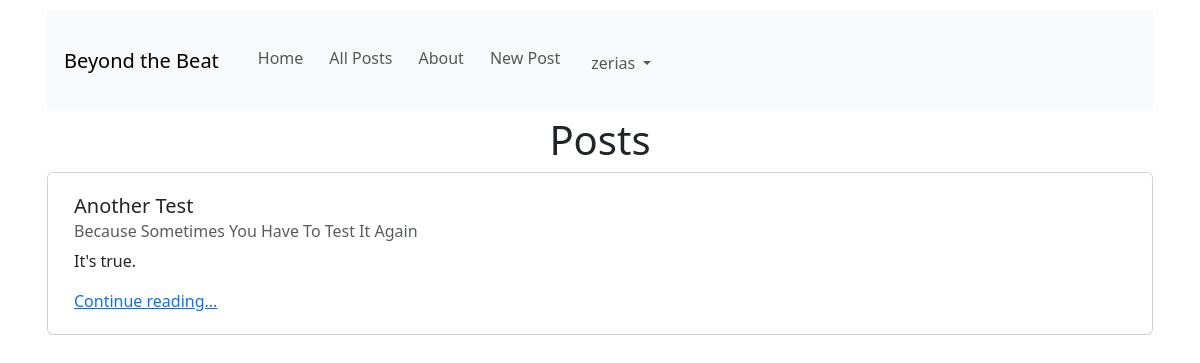
The app's page /posts/drafts/ (signed in) with its own data.
### posts/models.py (models this page shows, shortened)
class Post(models.Model):
    title = models.CharField(max_length=128)
    subtitle = models.CharField(max_length=256)
    body = models.TextField()
    author = models.ForeignKey(
        get_user_model(),
        on_delete=models.CASCADE
    )
    status = models.ForeignKey(
        Status,
        on_delete=models.CASCADE
    )
    created_on = models.DateTimeField(auto_now_add=True)

### posts/views.py (the view)
# urls.py: path("drafts/", views.DraftPostListView.as_view(), name="drafts"),
class DraftPostListView(LoginRequiredMixin, ListView):
    template_name = "posts/list.html"
    model = Post
    def get_context_data(self, **kwargs):
        context = super().get_context_data(**kwargs)
        draft_status = Status.objects.get(name="draft")
        context["post_list"] = (
            Post.objects
            .filter(status=draft_status)
            .filter(author=self.request.user)
            .order_by("-created_on").reverse()
        )
        return context

### templates/posts/list.html (shortened to what this page needs)
{% extends "base.html" %}
{% block content %}
<h1>Posts</h1>
{% for post in post_list %}
<div class="card">
  <div class="card-body">
    <h5 class="card-title">{{ post.title }}</h5>
    <h6 class="card-subtitle mb-2 text-body-secondary">{{ post.subtitle }}</h6>
    <p class="card-text">{{ post.body|truncatechars:128 }}</p>
    <a href="{% url "detail" post.id %}" class="card-link">Continue reading...</a>
  </div>
</div>
<br />
{% endfor %}
{% endblock content %}

### templates/base.html (shortened to what this page needs)
{% load static %}
<!doctype html>
<html lang="en">
<head>
    <link href="https://cdn.jsdelivr.net/npm/bootstrap@5.3.3/dist/css/bootstrap.min.css"
      rel="stylesheet"
>
    <link rel="stylesheet" href="{% static 'css/base.css' %}">
</head>
<body>
    <div class="container">
        <nav class="navbar navbar-expand-lg bg-body-tertiary">
          <div class="container-fluid">
            <a class="navbar-brand" href="{% url "home" %}">Beyond the Beat</a>
            <div class="collapse navbar-collapse" id="navbarNavAltMarkup">
              <div class="navbar-nav">
                <a class="nav-link" href="{% url "home" %}">Home</a>
                <a class="nav-link" href="{% url "list" %}">All Posts</a>
                <a class="nav-link" href="{% url "about" %}">About</a>
                {% if user.is_authenticated %}
                <a class="nav-link" href="{% url "new" %}">New Post</a>
                <div class="nav-item dropdown d-flex">
                      <a class="nav-link dropdown-toggle" href="#" role="button" data-bs-toggle="dropdown" aria-expanded="false">
                          {{ user }}
                      </a>
                </div>
                {% else %}
                <a class="nav-link" href="{% url "signup" %}">Sign Up</a>
                <a class="nav-link" href="{% url "login" %}">Log In</a>
                {% endif %}
              </div>
            </div>
          </div>
        </nav>
    {% block content %}{% endblock content %}
    </div>
</body>
</html>

### static/css/base.css (style rules this page uses)
* { margin: 5px; padding: 0; }
h1 { text-align: center; }

### records on screen
Post: title "Another Test", subtitle "Because Sometimes You Have To Test It Again", body "It's true."

### other values on screen
{{ user }} "zerias"
